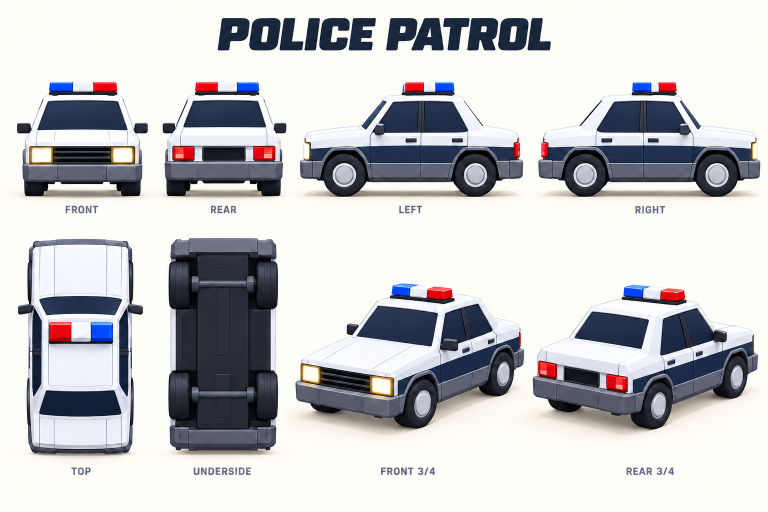
#> input picture docs/art/vehicles/2026-10-09/02-police-patrol.png, 1536 x 1024 px (shown at 1/2 size); its folder holds 3 pictures in this run
$ python build-traffic-comparison.py
#> lines starting #> are read from the running program, lines starting #| are printed output that depends on the picture
"""Compose concept crops with actual production-material WebGL captures."""
from pathlib import Path
from PIL import Image, ImageDraw, ImageFont

ROOT=Path(__file__).resolve().parents[1]
OUT=ROOT/'docs/art/models/traffic-sedans'
font=ImageFont.truetype('C:/Windows/Fonts/segoeui.ttf',22)
small=ImageFont.truetype('C:/Windows/Fonts/segoeui.ttf',18)
canvas=Image.new('RGB',(1440,960),'#f7f4eb')
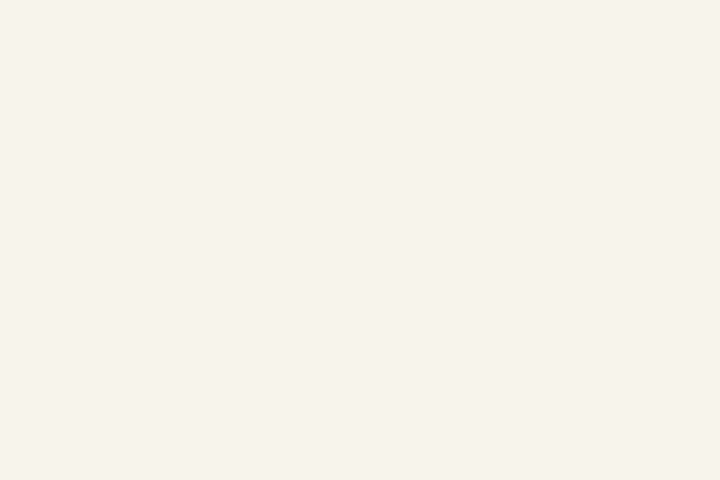
#> canvas: PIL image 1440x960 RGB (shown at 1/2 size); mean R, G, B 247, 244, 235
draw=ImageDraw.Draw(canvas)
for col,title in enumerate(['CONCEPT','GAME FRONT','GAME REAR']):
    draw.text((col*480+18,16),title,font=font,fill='#17263a')
for row,(name,reference) in enumerate([('police','02-police-patrol'),('grey','03-grey-traffic'),('green','04-green-traffic')]):
    concept=Image.open(ROOT/f'docs/art/vehicles/2026-10-09/{reference}.png').crop((590,550,1060,905))
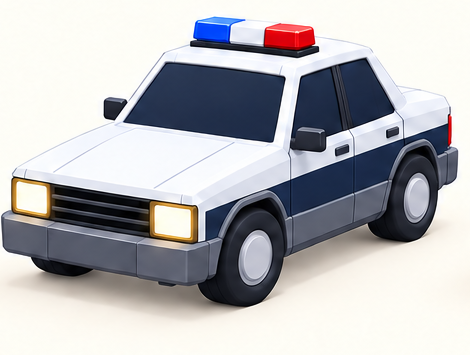
#> concept: PIL image 470x355 RGB; mean R, G, B 182.3, 182, 185
#> (the run stopped early here; a loop or call above may not have finished)
